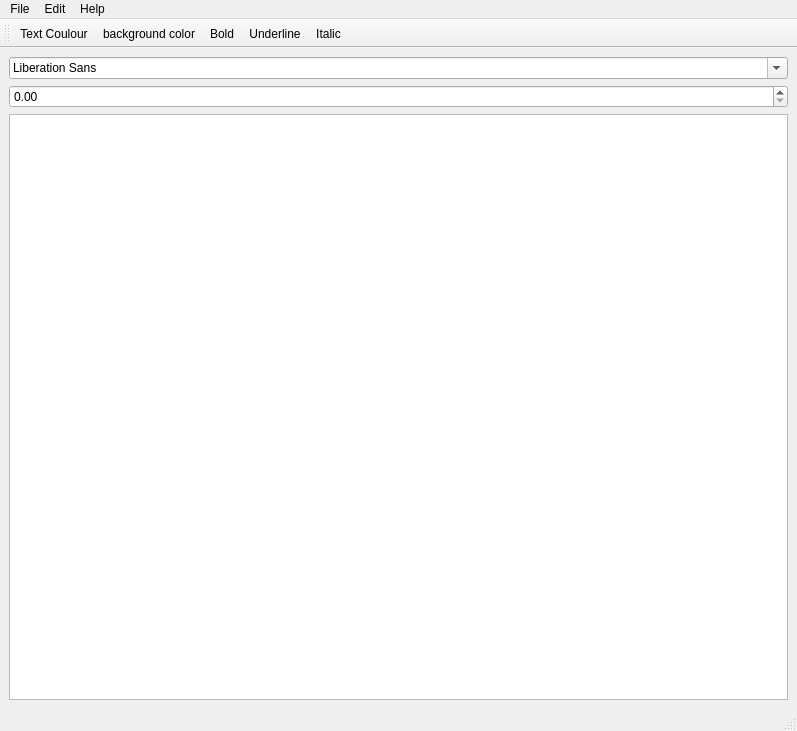
<?xml version="1.0" encoding="UTF-8"?>
<ui version="4.0">
 <class>MainWindow</class>
 <widget class="QMainWindow" name="MainWindow">
  <property name="geometry">
   <rect>
    <x>0</x>
    <y>0</y>
    <width>797</width>
    <height>731</height>
   </rect>
  </property>
  <property name="windowTitle">
   <string>MainWindow</string>
  </property>
  <widget class="QWidget" name="centralwidget">
   <layout class="QVBoxLayout" name="verticalLayout">
    <item>
     <widget class="QFontComboBox" name="fontComboBox"/>
    </item>
    <item>
     <widget class="QDoubleSpinBox" name="doubleSpinBox"/>
    </item>
    <item>
     <widget class="QTextEdit" name="textEdit"/>
    </item>
   </layout>
  </widget>
  <widget class="QMenuBar" name="menubar">
   <property name="geometry">
    <rect>
     <x>0</x>
     <y>0</y>
     <width>797</width>
     <height>21</height>
    </rect>
   </property>
   <widget class="QMenu" name="menufile">
    <property name="title">
     <string>File</string>
    </property>
    <addaction name="separator"/>
    <addaction name="separator"/>
    <addaction name="actionNew"/>
    <addaction name="actionOpen"/>
    <addaction name="actionSave_as"/>
    <addaction name="actionSave"/>
    <addaction name="separator"/>
    <addaction name="actionExit"/>
   </widget>
   <widget class="QMenu" name="menuEdit">
    <property name="title">
     <string>Edit</string>
    </property>
    <addaction name="actionCopy"/>
    <addaction name="actionPaste"/>
    <addaction name="actionCut"/>
   </widget>
   <widget class="QMenu" name="menuHelp">
    <property name="title">
     <string>Help</string>
    </property>
    <addaction name="actionAcerca_de"/>
    <addaction name="actionAbout_QT"/>
   </widget>
   <addaction name="menufile"/>
   <addaction name="menuEdit"/>
   <addaction name="menuHelp"/>
  </widget>
  <widget class="QStatusBar" name="statusbar"/>
  <widget class="QToolBar" name="toolBar">
   <property name="windowTitle">
    <string>toolBar</string>
   </property>
   <attribute name="toolBarArea">
    <enum>TopToolBarArea</enum>
   </attribute>
   <attribute name="toolBarBreak">
    <bool>false</bool>
   </attribute>
   <addaction name="actionText_Colour"/>
   <addaction name="actionbackground_color"/>
   <addaction name="actionBold"/>
   <addaction name="actionUnderline"/>
   <addaction name="actionItalic"/>
  </widget>
  <action name="actionNew">
   <property name="icon">
    <iconset resource="icons.qrc">
     <normaloff>:/newPrefix/iconos/new.png</normaloff>:/newPrefix/iconos/new.png</iconset>
   </property>
   <property name="text">
    <string>New</string>
   </property>
   <property name="shortcut">
    <string>Ctrl+N</string>
   </property>
  </action>
  <action name="actionOpen">
   <property name="icon">
    <iconset resource="icons.qrc">
     <normaloff>:/newPrefix/iconos/open.png</normaloff>:/newPrefix/iconos/open.png</iconset>
   </property>
   <property name="text">
    <string>Open</string>
   </property>
   <property name="shortcut">
    <string>Ctrl+O</string>
   </property>
  </action>
  <action name="actionSave">
   <property name="icon">
    <iconset resource="icons.qrc">
     <normaloff>:/newPrefix/iconos/save.png</normaloff>:/newPrefix/iconos/save.png</iconset>
   </property>
   <property name="text">
    <string>Save</string>
   </property>
   <property name="shortcut">
    <string>Ctrl+S</string>
   </property>
  </action>
  <action name="actionExit">
   <property name="icon">
    <iconset resource="icons.qrc">
     <normaloff>:/newPrefix/iconos/exit.png</normaloff>:/newPrefix/iconos/exit.png</iconset>
   </property>
   <property name="text">
    <string>Exit</string>
   </property>
   <property name="shortcut">
    <string>Ctrl+Q</string>
   </property>
  </action>
  <action name="actionSave_as">
   <property name="icon">
    <iconset resource="icons.qrc">
     <normaloff>:/newPrefix/iconos/save_as.png</normaloff>:/newPrefix/iconos/save_as.png</iconset>
   </property>
   <property name="text">
    <string>Save as</string>
   </property>
  </action>
  <action name="actionAcerca_de">
   <property name="text">
    <string>About</string>
   </property>
  </action>
  <action name="actionText_Colour">
   <property name="icon">
    <iconset resource="icons.qrc">
     <normaloff>:/newPrefix/iconos/font_color.png</normaloff>:/newPrefix/iconos/font_color.png</iconset>
   </property>
   <property name="text">
    <string>Text Coulour</string>
   </property>
  </action>
  <action name="actionCopy">
   <property name="icon">
    <iconset resource="icons.qrc">
     <normaloff>:/newPrefix/iconos/copy.png</normaloff>:/newPrefix/iconos/copy.png</iconset>
   </property>
   <property name="text">
    <string>Copy</string>
   </property>
   <property name="shortcut">
    <string>Ctrl+C</string>
   </property>
  </action>
  <action name="actionPaste">
   <property name="icon">
    <iconset resource="icons.qrc">
     <normaloff>:/newPrefix/iconos/paste.png</normaloff>:/newPrefix/iconos/paste.png</iconset>
   </property>
   <property name="text">
    <string>Paste</string>
   </property>
   <property name="shortcut">
    <string>Ctrl+V</string>
   </property>
  </action>
  <action name="actionCut">
   <property name="icon">
    <iconset resource="icons.qrc">
     <normaloff>:/newPrefix/iconos/cut.png</normaloff>:/newPrefix/iconos/cut.png</iconset>
   </property>
   <property name="text">
    <string>Cut</string>
   </property>
  </action>
  <action name="actionItalic">
   <property name="icon">
    <iconset resource="icons.qrc">
     <normaloff>:/newPrefix/iconos/italic.png</normaloff>:/newPrefix/iconos/italic.png</iconset>
   </property>
   <property name="text">
    <string>Italic</string>
   </property>
   <property name="shortcut">
    <string>Ctrl+I</string>
   </property>
  </action>
  <action name="actionBold">
   <property name="icon">
    <iconset resource="icons.qrc">
     <normaloff>:/newPrefix/iconos/bold.png</normaloff>:/newPrefix/iconos/bold.png</iconset>
   </property>
   <property name="text">
    <string>Bold</string>
   </property>
   <property name="shortcut">
    <string>Ctrl+B</string>
   </property>
  </action>
  <action name="actionUnderline">
   <property name="icon">
    <iconset resource="icons.qrc">
     <normaloff>:/newPrefix/iconos/underline.png</normaloff>:/newPrefix/iconos/underline.png</iconset>
   </property>
   <property name="text">
    <string>Underline</string>
   </property>
   <property name="shortcut">
    <string>Ctrl+U</string>
   </property>
  </action>
  <action name="actionbackground_color">
   <property name="icon">
    <iconset resource="icons.qrc">
     <normaloff>:/newPrefix/iconos/status_bar.png</normaloff>:/newPrefix/iconos/status_bar.png</iconset>
   </property>
   <property name="text">
    <string>background color</string>
   </property>
  </action>
  <action name="actionAbout_QT">
   <property name="text">
    <string>About QT</string>
   </property>
  </action>
 </widget>
 <resources>
  <include location="icons.qrc"/>
 </resources>
 <connections/>
</ui>
